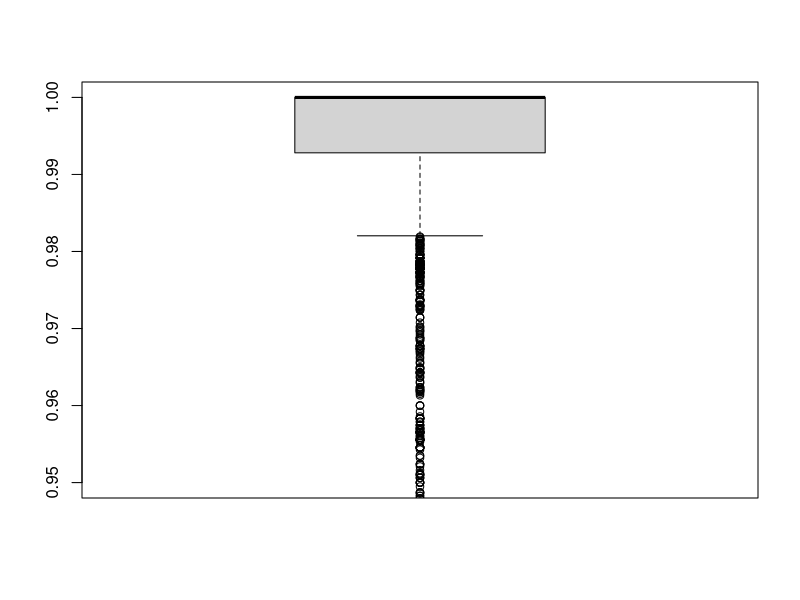
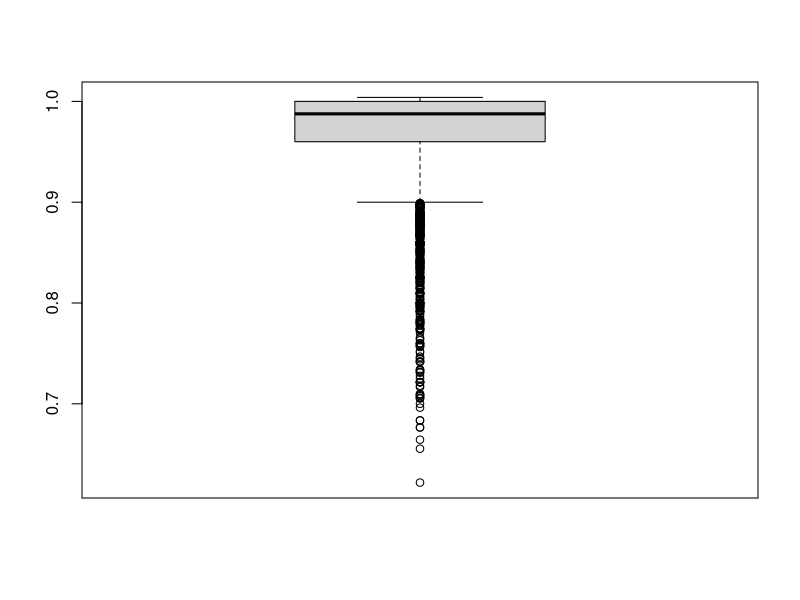
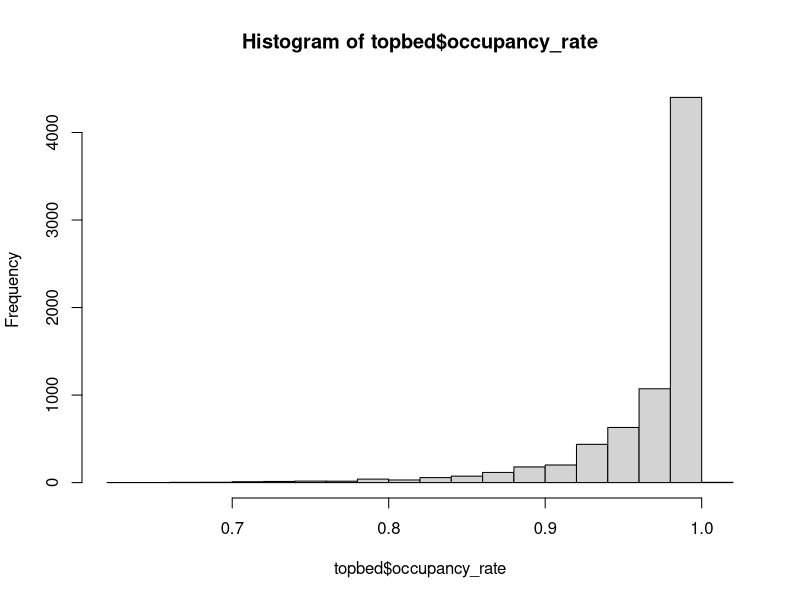
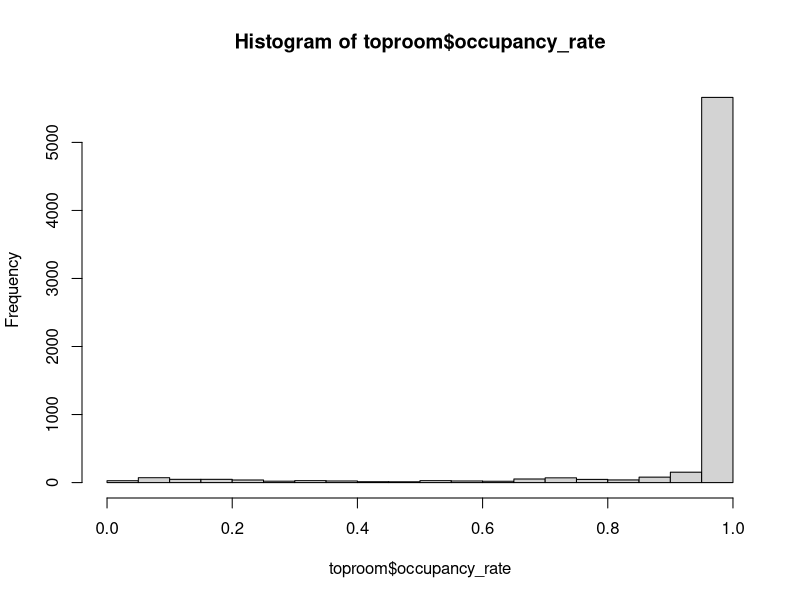
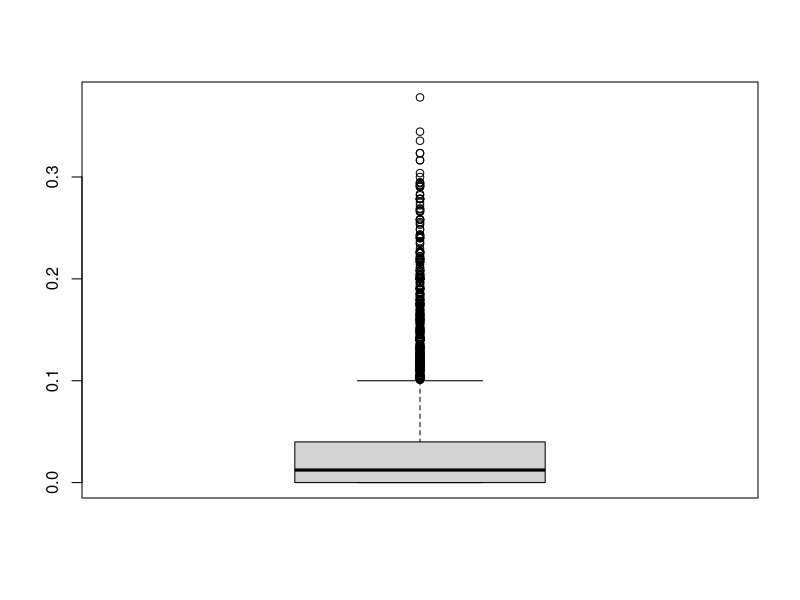
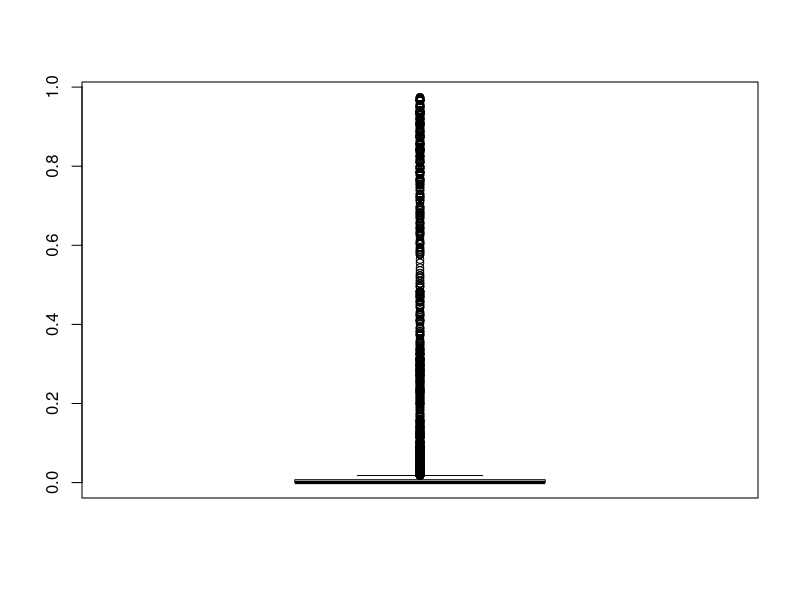
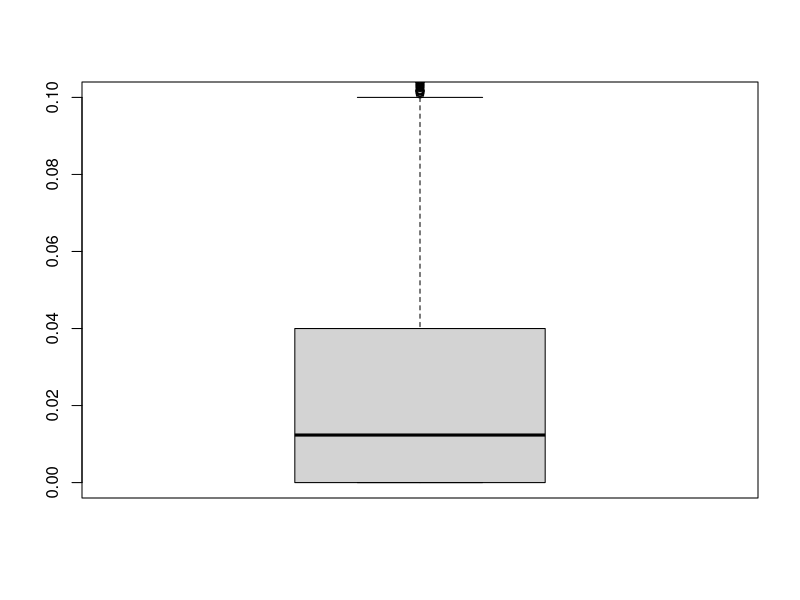
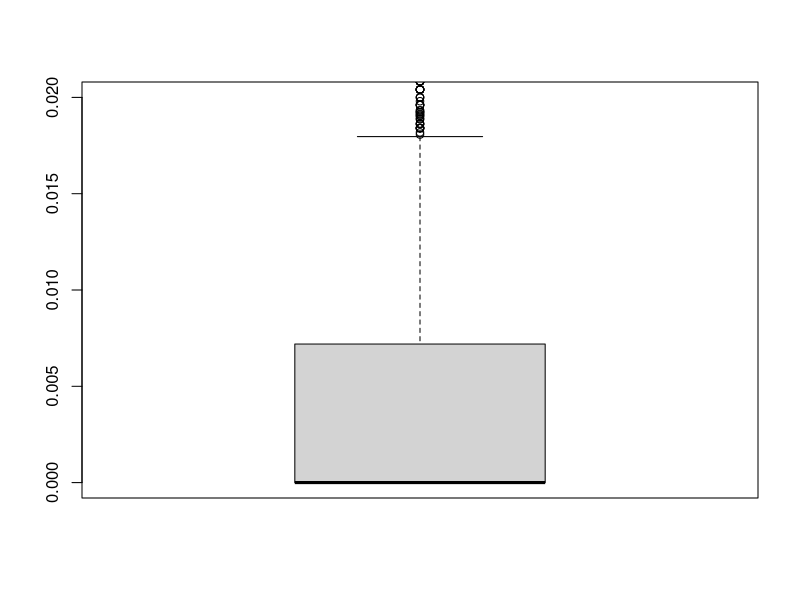

Here is the R script that generated these plots, in order:
## ---- chunk 1
knitr::opts_chunk$set(echo = TRUE)
## ---- chunk 2
library(tidyverse)
## ---- chunk 3
topbed <- read.csv("top_5_bed_based_shelters.csv")
toproom <- read.csv("top_5_room_based_shelters.csv")

summary(topbed)
summary(toproom)
## ---- chunk 4
# fix dates
topbed$OCCUPANCY_DATE <- as.Date(topbed$OCCUPANCY_DATE)
toproom$OCCUPANCY_DATE <- as.Date(toproom$OCCUPANCY_DATE)

# these plots not very helpful; shelters are almost always at/near capacity as expected
boxplot(toproom$occupancy_rate, ylim=c(0.95, 1))
boxplot(topbed$occupancy_rate)
hist(topbed$occupancy_rate)
hist(toproom$occupancy_rate)
## ---- chunk 5
# deprecated since this was fixed upstream (Commit 9734746)
# 
# # find observations with occupancy rates > 1
# badroom <- which(toproom$occupancy_rate > 1)
# badbed <- which(topbed$occupancy_rate > 1)
# toproom[badroom, ]
# topbed[badbed, ]
# # Only for 2 (3) shelters, over consecutive dates
# 
# # Decision to overwrite occupancy rates > 1 than as 1
# toproom[badroom, "occupancy_rate"]  <- 1
# topbed[badbed, "occupancy_rate"] <- 1
## ---- chunk 6
toproom <- toproom %>% 
  mutate(modified_occupancy = abs(1 - occupancy_rate))
topbed <- topbed %>% 
  mutate(modified_occupancy = abs(1 - occupancy_rate))
## ---- chunk 7
boxplot(topbed$modified_occupancy)
boxplot(toproom$modified_occupancy)

boxplot(topbed$modified_occupancy, ylim = c(0, 0.1))
boxplot(toproom$modified_occupancy, ylim = c(0, 0.02))

summary(topbed$modified_occupancy)
tr_summ <- summary(toproom$modified_occupancy)
## ---- chunk 8
tr_extreme <- tr_summ[[5]] + 1.5*(tr_summ[[5]] - tr_summ[[2]])
tr_outliers <- which(toproom$modified_occupancy > tr_extreme)
hist(toproom$modified_occupancy[tr_outliers])

# % of toproom considered outliers
1230/6509
## ---- chunk 9
tr_shelters <- unique(toproom$shelter_location_pair)

for (pair in tr_shelters)
{
  tmp <- toproom %>% filter(shelter_location_pair == pair) 
  boxplot(tmp$modified_occupancy, main=pair)
}
## ---- chunk 10
library(tidyverse)

ggplot(toproom, aes(shelter_location_pair, modified_occupancy, 
                    fill=shelter_location_pair) ) +
  geom_boxplot()

ggplot(topbed, aes(shelter_location_pair, modified_occupancy, 
                   fill=shelter_location_pair) ) +
  geom_boxplot()

# plot the top 4 room-based shelters excluding the weird one
top4room <- toproom %>% filter(shelter_location_pair != "82 - 1163")
ggplot(top4room, aes(shelter_location_pair, modified_occupancy, 
                     fill=shelter_location_pair) ) +
  geom_boxplot() + 
  ylim(0,0.016)
## ---- chunk 11
tb_shelters <- unique(topbed$shelter_location_pair)

for (pair in tb_shelters)
{
  tmp <- topbed %>% filter(shelter_location_pair == pair) 
  boxplot(tmp$modified_occupancy, main=pair)
}
## ---- chunk 12
for (pairing in unique(toproom$shelter_location_pair)) {
  
  corr_data <- toproom %>%
    filter(shelter_location_pair == pairing) %>%
    mutate(year_week = format(as.Date(OCCUPANCY_DATE), "%Y-%V")) %>%
    group_by(year_week) %>%
    summarise(Occupancy_Room = mean(occupancy_rate, na.rm = TRUE)) %>%
    arrange(year_week)
  
  # year_week as factor for plotting
  corr_data$year_week <- as.factor(corr_data$year_week)
  
  # Plot time series
  p <- ggplot(corr_data, aes(x = year_week, y = Occupancy_Room, group = 1)) +
    geom_line(color = "blue") +
    geom_point(color = "red") +
    ggtitle(paste("Occupancy Rate for", pairing)) +
    xlab("Year-Week") +
    ylab("Avg Weekly Occupancy Rate") +
    theme_minimal()

  print(p)
}
## ---- chunk 13
for (pairing in unique(topbed$shelter_location_pair)) {
  
  # Process data for each shelter-location pair
  corr_data <- topbed %>%
    filter(shelter_location_pair == pairing) %>%
    mutate(year_week = format(as.Date(OCCUPANCY_DATE), "%Y-%V")) %>%
    group_by(year_week) %>%
    summarise(Occupancy_Bed = mean(occupancy_rate, na.rm = TRUE)) %>%
    arrange(year_week)
  
  # year_week as factor for plotting
  corr_data$year_week <- as.factor(corr_data$year_week)
  
  # Plot time series
  p <- ggplot(corr_data, aes(x = year_week, y = Occupancy_Bed, group = 1)) +
    geom_line(color = "blue") +
    geom_point(color = "red") +
    ggtitle(paste("Occupancy Rate for", pairing)) +
    xlab("Year-Week") +
    ylab("Avg Weekly Occupancy Rate") +
    theme_minimal() +
    theme(axis.text.x = element_text(angle = 45, hjust = 1))  # Rotate x-axis labels for better readability

  print(p)
}
